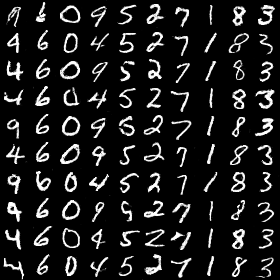

Reproduce this figure in Python.
from __future__ import print_function
import os
import logging
import torch
from torch import nn, optim
from torch.autograd import Variable
from torchvision import datasets, transforms

import matplotlib.pyplot as plt

from args import args, device
from model import Generator, DiscriminatorAndQ
from dataloader import mnist
from tensorboard_logger import SummaryWriter

args.summary_path = os.path.join(args.checkpoint_path, 'eval')
summary_writer = SummaryWriter(args, args.summary_path)

logger = logging.getLogger('eval')
logger.setLevel(logging.INFO)

logger.info('Loading weights: {}'.format(args.netG_weight_path))
netG = Generator().to(device)
netG.load_state_dict(torch.load(args.netG_weight_path))
netG.eval()
logger.info('Generator loaded')

def sample_noise(batch_size):
	return torch.randn(batch_size, 54)

def evaluate(labels, noise=None):
	batch_size = len(labels)

	one_hot_labels = torch.zeros(batch_size, 10)
	one_hot_labels[range(batch_size), labels] = 1
	
	if noise is None:
		noise = sample_noise(batch_size)

	inputG = torch.cat((noise, one_hot_labels), dim=1)
	inputG = inputG.view(batch_size, 54+10, 1, 1)
	inputG = inputG.to(device)

	return netG(inputG)

if __name__ == '__main__':
	logger.info('eval start')
	rows = []
	for _ in range(10):
		fake_imgs = evaluate(range(10), sample_noise(10))
		fake_imgs = fake_imgs.squeeze(1)
		fake_imgs = torch.cat([img for img in fake_imgs], dim=1)
		rows.append(fake_imgs)

	fake_imgs = torch.cat(rows, dim=0).clamp(min=0)
	summary_writer.add_image_summary('image', fake_imgs.data, 0)

	# plt.imsave('eval.png', fake_imgs.data, format='png', cmap='gray')

	
	rows = []
	for _ in range(5):
		fake_imgs = evaluate([args.num_gen], sample_noise(1))
		fake_imgs = fake_imgs.squeeze(1)
		fake_imgs = torch.cat([img for img in fake_imgs], dim=1)
		rows.append(fake_imgs)

	fake_imgs = torch.cat(rows, dim=0).clamp(min=0)
	summary_writer.add_image_summary('demo', fake_imgs.data, 0)

	summary_writer.close()
	logger.info('Done')